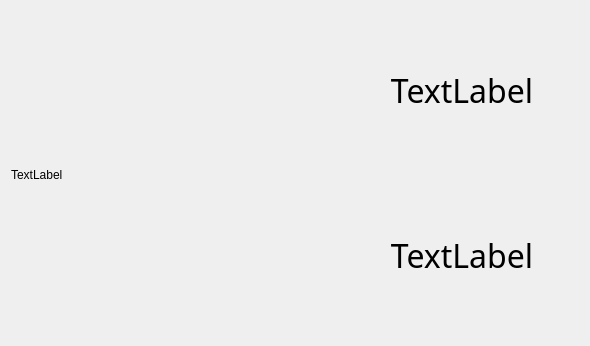
<?xml version="1.0" encoding="UTF-8"?>
<ui version="4.0">
 <class>Form</class>
 <widget class="QWidget" name="Form">
  <property name="geometry">
   <rect>
    <x>0</x>
    <y>0</y>
    <width>590</width>
    <height>346</height>
   </rect>
  </property>
  <property name="minimumSize">
   <size>
    <width>590</width>
    <height>346</height>
   </size>
  </property>
  <property name="maximumSize">
   <size>
    <width>590</width>
    <height>346</height>
   </size>
  </property>
  <property name="windowTitle">
   <string>Form</string>
  </property>
  <layout class="QGridLayout" name="gridLayout">
   <item row="0" column="0">
    <widget class="QLabel" name="track_icon">
     <property name="minimumSize">
      <size>
       <width>328</width>
       <height>328</height>
      </size>
     </property>
     <property name="maximumSize">
      <size>
       <width>328</width>
       <height>328</height>
      </size>
     </property>
     <property name="text">
      <string>TextLabel</string>
     </property>
    </widget>
   </item>
   <item row="0" column="1">
    <layout class="QVBoxLayout" name="verticalLayout">
     <item>
      <widget class="QLabel" name="track_artist">
       <property name="font">
        <font>
         <family>Cascadia Mono</family>
         <pointsize>24</pointsize>
        </font>
       </property>
       <property name="text">
        <string>TextLabel</string>
       </property>
       <property name="alignment">
        <set>Qt::AlignCenter</set>
       </property>
       <property name="wordWrap">
        <bool>true</bool>
       </property>
      </widget>
     </item>
     <item>
      <widget class="QLabel" name="track_song">
       <property name="font">
        <font>
         <family>Cascadia Mono</family>
         <pointsize>24</pointsize>
        </font>
       </property>
       <property name="text">
        <string>TextLabel</string>
       </property>
       <property name="alignment">
        <set>Qt::AlignCenter</set>
       </property>
       <property name="wordWrap">
        <bool>true</bool>
       </property>
      </widget>
     </item>
    </layout>
   </item>
  </layout>
 </widget>
 <resources/>
 <connections/>
</ui>
